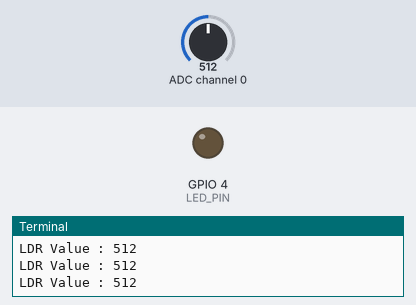
Recording of a program running on a simulated Raspberry Pi (BCM pin numbers). Shown: output pins drawn as LEDs (lit = HIGH), the last lines printed to the terminal. Inputs (shaded band) come from the test bench; at power-on: ADC channel 0 = 512 (analog values on the 0–1023 scale).

Above: at 1.2 s.
1.3 s: ADC channel 0 set to 499
At 2.5 s:
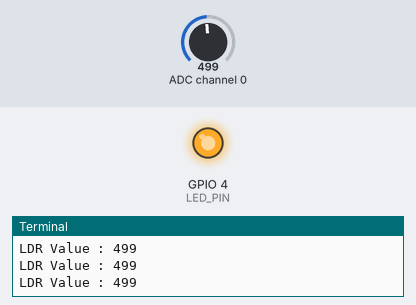
2.8 s: ADC channel 0 set to 522
At 4.0 s:
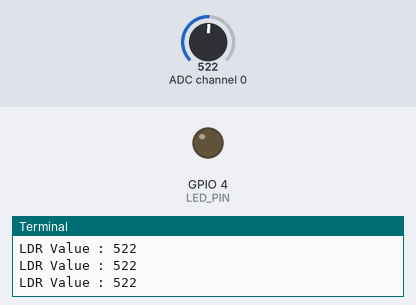
4.3 s: ADC channel 0 set to 511
At 5.4 s:
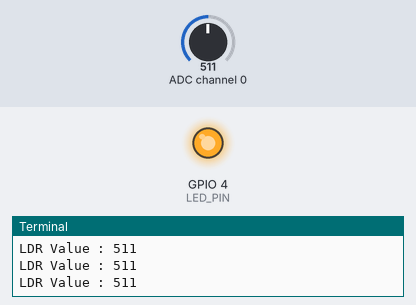
Timing chart, 0 to 7.3 s (numbered marks = the images above; inputs shaded):
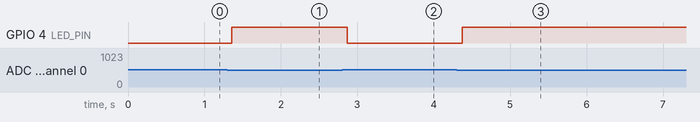

The program:

LDR_task.py
```python
import spidev
import RPi.GPIO as GPIO
import time

#SPI 인스턴트 생성
spi = spidev.SpiDev()

#SPI 통신 시작
spi.open(0, 0) #bus : 0, dev(장치 번호):0  (CE0:0, CE1:1)

#SPI 통신 최대 속도 설정
spi.max_speed_hz = 1000000

# 0~7까지 채널에서 SPI 데이터 읽기
def analog_read(channel):
  ret = spi.xfer2([1, (8 + channel) << 4, 0])
  adc_out = ((ret[1] & 3) << 8) + ret[2]
  return adc_out


# LED 설정
LED_PIN = 4
GPIO.setmode(GPIO.BCM)
GPIO.setup(LED_PIN, GPIO.OUT)

try:
    while True:
      ldr_value = analog_read(0)
      print("LDR Value : %d" % ldr_value )
      time.sleep(0.05)
      if ldr_value < 512 :
        GPIO.output(LED_PIN, GPIO.HIGH)
      else :
        GPIO.output(LED_PIN, GPIO.LOW)

finally :
    spi.close()
```

Measured:
- the behaviour switches between 512 and 511 on ADC channel 0 (found by bisection; images 0 and 1)
- after the input at 1.3 s, GPIO 4 (LED_PIN): LOW → HIGH after 0.06 s
- after the input at 2.8 s, GPIO 4 (LED_PIN): HIGH → LOW after 0.07 s
- after the input at 4.3 s, GPIO 4 (LED_PIN): LOW → HIGH after 0.07 s
